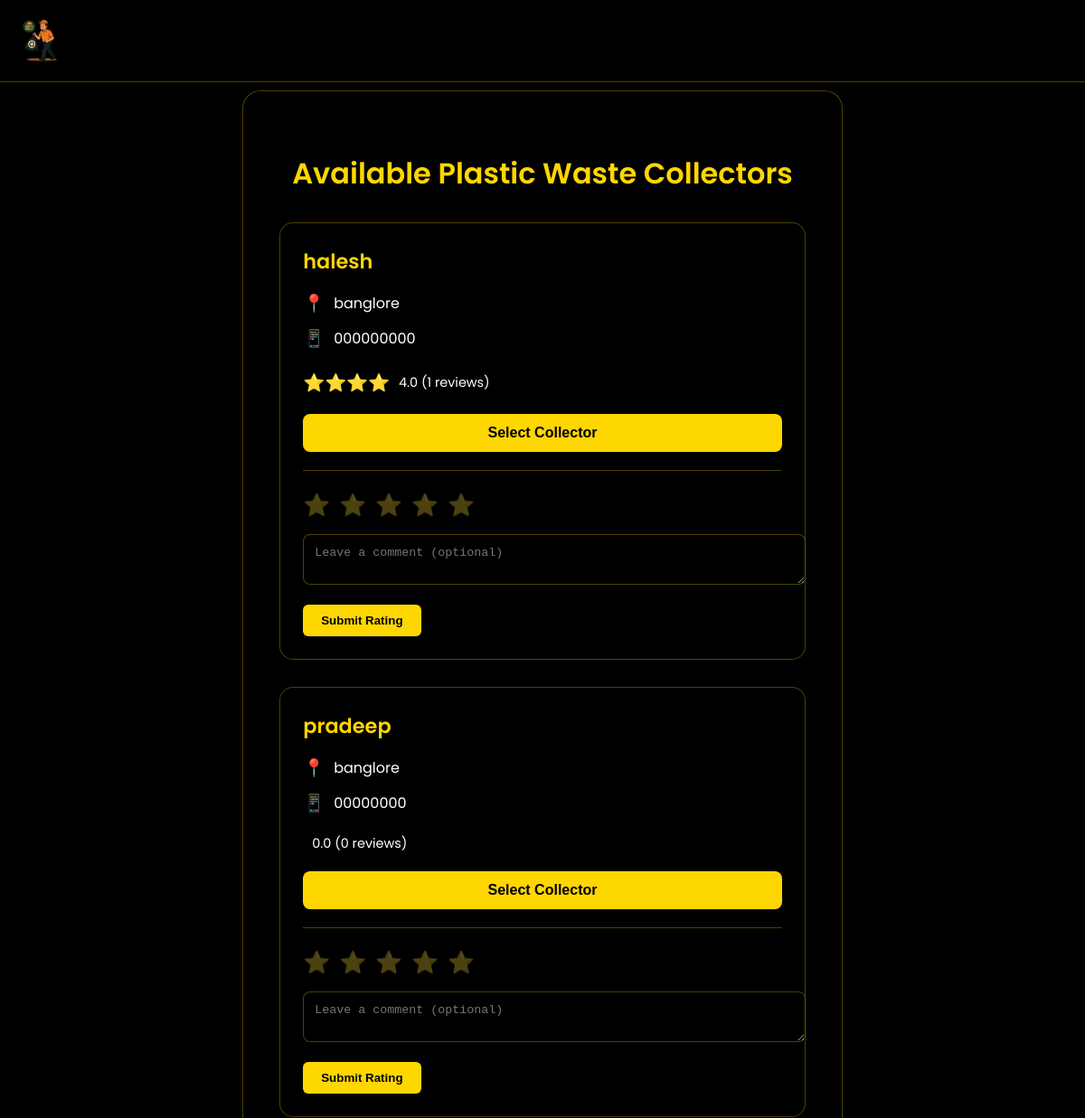
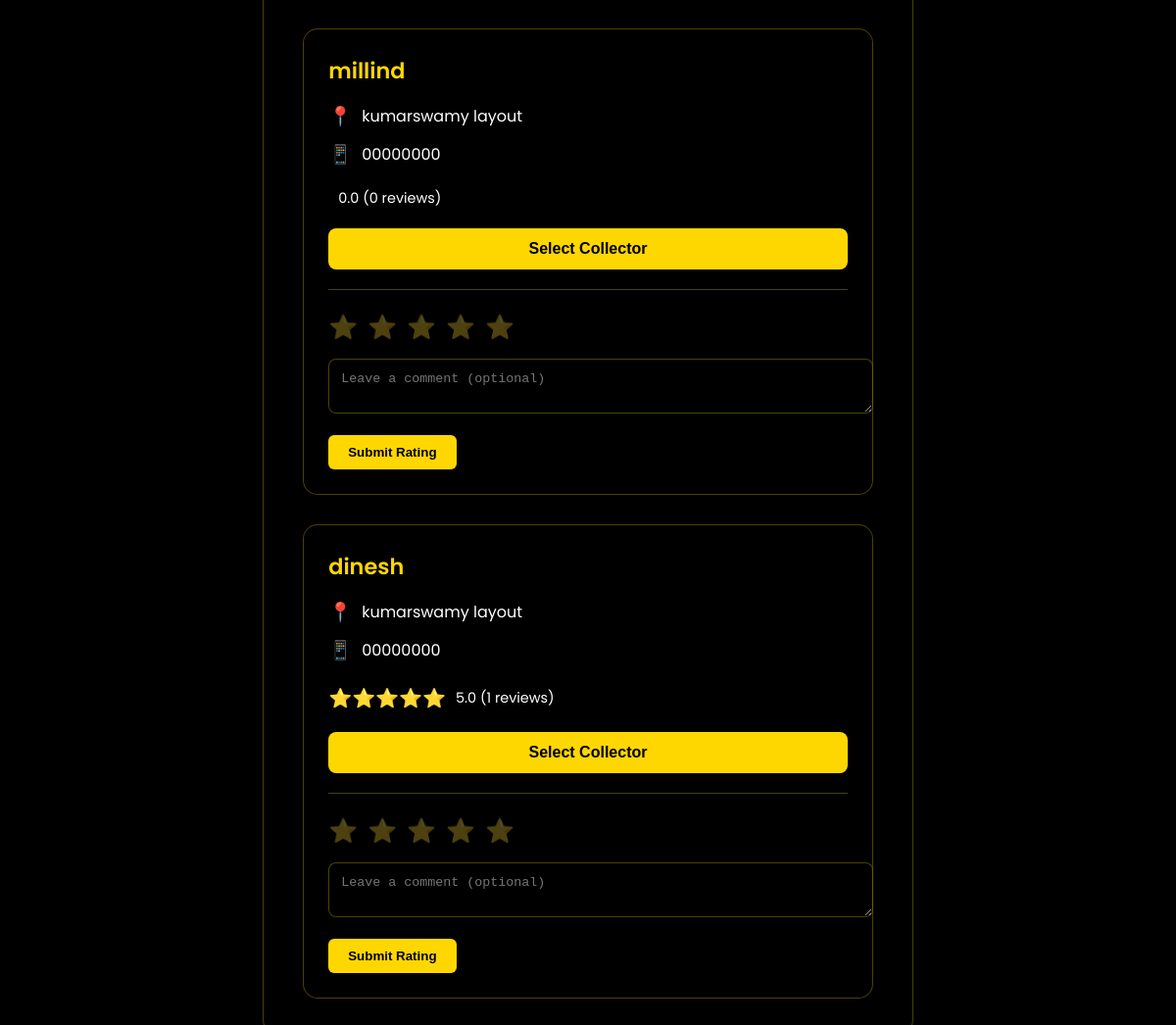
/collectors/plastic, run on the app's committed database (2 pictures, top to bottom).
### tables this page shows
CREATE TABLE collectors (
            id INTEGER PRIMARY KEY AUTOINCREMENT,
            name TEXT NOT NULL,
            username TEXT UNIQUE NOT NULL,
            password TEXT NOT NULL,
            contact TEXT,
            address TEXT,
            waste_type TEXT NOT NULL
        );

### app.py (the view)
@app.route('/collectors/<waste_type>')
def get_collectors(waste_type):
    conn = sqlite3.connect(DB_PATH)
    cursor = conn.cursor()
    cursor.execute('SELECT name, username, contact, address FROM collectors WHERE waste_type = ?', (waste_type,))
    collectors = []
    for row in cursor.fetchall():
        avg_rating, total_ratings = get_collector_rating(row[1])  # row[1] is username
        collectors.append({
            "name": row[0],
            "username": row[1],
            "contact": row[2],
            "address": row[3],
            "rating": avg_rating,
            "total_ratings": total_ratings
        })
    conn.close()
    if collectors:
        return render_template('collectors.html', waste_type=waste_type, collectors=collectors)
    return "No collectors found for this waste type."

### app.py (called while the page is built)
def get_collector_rating(collector_username):
    conn = sqlite3.connect(DB_PATH)
    cursor = conn.cursor()
    cursor.execute('''
        SELECT AVG(rating) as avg_rating, COUNT(rating) as total_ratings
        FROM collector_ratings
        WHERE collector_username = ?
    ''', (collector_username,))
    result = cursor.fetchone()
    conn.close()
    avg_rating = round(result[0], 1) if result[0] is not None else 0
    total_ratings = result[1]
    return avg_rating, total_ratings

### templates/collectors.html (shortened to what this page needs)
<!DOCTYPE html>
<html>
<head>
</head>
<body>
    <div class="header">
        <img src="{{ url_for('static', filename='logomain1.png') }}" alt="Logo" class="logo">
    </div>
    <div class="container">
        <h2>Available {{ waste_type|title }} Waste Collectors</h2>
        <div class="collectors-grid">
            {% for collector in collectors %}
            <div class="collector-card">
                <div class="collector-name">{{ collector.name }}</div>
                <div class="collector-info">
                    <div class="info-item">
                        <span class="info-icon">📍</span>
                        <span>{{ collector.address }}</span>
                    </div>
                    <div class="info-item">
                        <span class="info-icon">📱</span>
                        <span>{{ collector.contact }}</span>
                    </div>
                </div>
                <div class="rating-container">
                    <div class="stars">
                        {% set rating = collector.rating|float %}
                        {% for _ in range(rating|int) %}⭐{% endfor %}
                    </div>
                    <span class="rating-text">{{ "%.1f"|format(rating) }} ({{ collector.total_ratings }} reviews)</span>
                </div>
                <form method="POST" style="margin-bottom: 20px;">
                    <button type="submit" class="select-button">Select Collector</button>
                </form>
                <form class="rating-form" method="POST" action="{{ url_for('rate_collector') }}">
                    <div class="rating-stars">
                        <label for="star5_{{ collector.username }}" class="star-label">⭐</label>
                        <label for="star4_{{ collector.username }}" class="star-label">⭐</label>
                        <label for="star3_{{ collector.username }}" class="star-label">⭐</label>
                        <label for="star2_{{ collector.username }}" class="star-label">⭐</label>
                        <label for="star1_{{ collector.username }}" class="star-label">⭐</label>
                    </div>
                    <textarea name="comment" class="comment-input" placeholder="Leave a comment (optional)"></textarea>
                    <button type="submit" class="submit-rating">Submit Rating</button>
                </form>
            </div>
            {% endfor %}
        </div>
    </div>
</body>
</html>

### templates/collectors.html (style rules this page uses)
:root { --primary-color: #FFD700; --secondary-color: #DAA520; --accent-color: #B8860B; --text-color: #333; --light-text: #666; --white: #fff; --black: #000; --glass-bg: rgba(0, 0, 0, 0.6); --glass-border: rgba(255, 215, 0, 0.3); }
body { font-family: 'Poppins', sans-serif; margin: 0; padding: 0; min-height: 100vh; background: #000000; color: var(--white); display: flex; flex-direction: column; }
.header { background: var(--glass-bg); backdrop-filter: blur(10px); -webkit-backdrop-filter: blur(10px); padding: 20px; box-shadow: 0 2px 10px rgba(0, 0, 0, 0.3); display: flex; justify-content: space-between; align-items: center; position: fixed; width: 100%; top: 0; z-index: 1000; border-bottom: 1px solid var(--glass-border); }
.logo { height: 50px; transition: transform 0.3s ease; }
.container { max-width: 1200px; margin: 100px auto 40px; padding: 40px; background: var(--glass-bg); backdrop-filter: blur(12px); -webkit-backdrop-filter: blur(12px); border-radius: 20px; box-shadow: 0 8px 32px rgba(0, 0, 0, 0.3); border: 1px solid var(--glass-border); transition: all 0.3s ease; }
h2 { color: var(--primary-color); margin-bottom: 30px; font-size: 2rem; font-weight: 600; text-align: center; text-shadow: 2px 2px 4px rgba(0, 0, 0, 0.3); }
.collectors-grid { display: grid; grid-template-columns: repeat(auto-fill, minmax(300px, 1fr)); gap: 30px; margin-top: 30px; }
.collector-card { background: rgba(0, 0, 0, 0.4); backdrop-filter: blur(8px); -webkit-backdrop-filter: blur(8px); border-radius: 15px; padding: 25px; box-shadow: 0 4px 15px rgba(0, 0, 0, 0.3); border: 1px solid var(--glass-border); transition: all 0.3s ease; }
.collector-name { font-size: 1.4rem; font-weight: 600; margin-bottom: 15px; color: var(--primary-color); }
.collector-info { margin-bottom: 20px; color: var(--white); }
.info-item { display: flex; align-items: center; margin-bottom: 10px; gap: 10px; }
.info-icon { font-size: 1.2rem; color: var(--primary-color); }
.rating-container { display: flex; align-items: center; gap: 10px; margin-bottom: 20px; }
.stars { color: var(--primary-color); font-size: 1.2rem; }
.rating-text { color: var(--white); font-size: 0.9rem; }
.select-button { background: var(--primary-color); color: var(--black); padding: 12px 24px; border: none; border-radius: 8px; font-size: 1rem; cursor: pointer; transition: all 0.3s ease; width: 100%; font-weight: 600; text-align: center; }
.rating-form { margin-top: 20px; padding-top: 20px; border-top: 1px solid var(--glass-border); }
.rating-stars { display: inline-flex; flex-direction: row; gap: 10px; margin-bottom: 15px; }
.star-label { cursor: pointer; font-size: 1.5rem; color: rgba(255, 215, 0, 0.3); transition: color 0.2s ease; }
.rating-stars label:nth-of-type(1) { order: 5; }
.rating-stars label:nth-of-type(2) { order: 4; }
.rating-stars label:nth-of-type(3) { order: 3; }
.rating-stars label:nth-of-type(4) { order: 2; }
.rating-stars label:nth-of-type(5) { order: 1; }
.comment-input { width: 100%; padding: 12px; border: 1px solid var(--glass-border); border-radius: 8px; margin-bottom: 15px; background: rgba(0, 0, 0, 0.4); color: var(--white); resize: vertical; }
.submit-rating { background: var(--primary-color); color: var(--black); padding: 10px 20px; border: none; border-radius: 6px; cursor: pointer; transition: all 0.3s ease; font-weight: 600; }

### data on the page
collectors: name "halesh", address "banglore", contact "000000000", rating "4.0", total_ratings "1"
collectors: name "pradeep", address "banglore", contact "00000000", rating "0.0", total_ratings "0"
collectors: name "millind", address "kumarswamy layout", contact "00000000", rating "0.0", total_ratings "0"
collectors: name "dinesh", address "kumarswamy layout", contact "00000000", rating "5.0", total_ratings "1"

### other printed values
{{ waste_type|title }} "Plastic"
